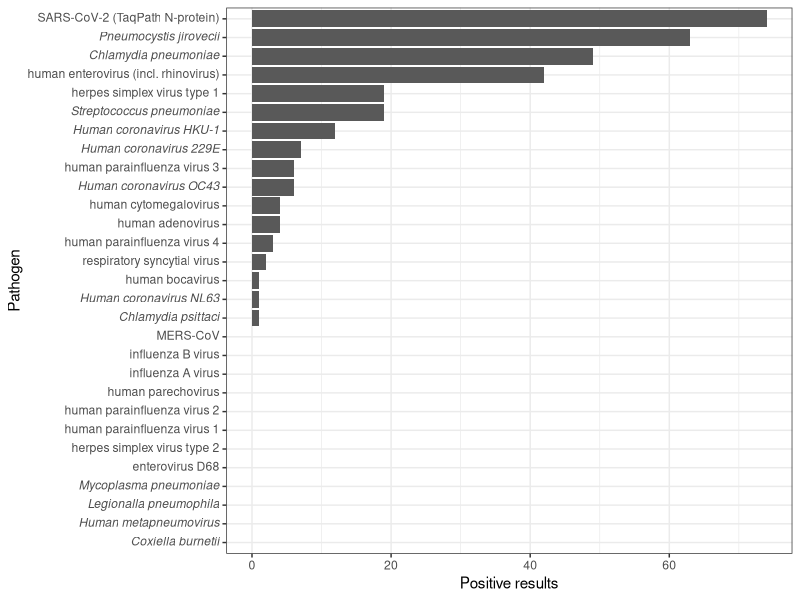
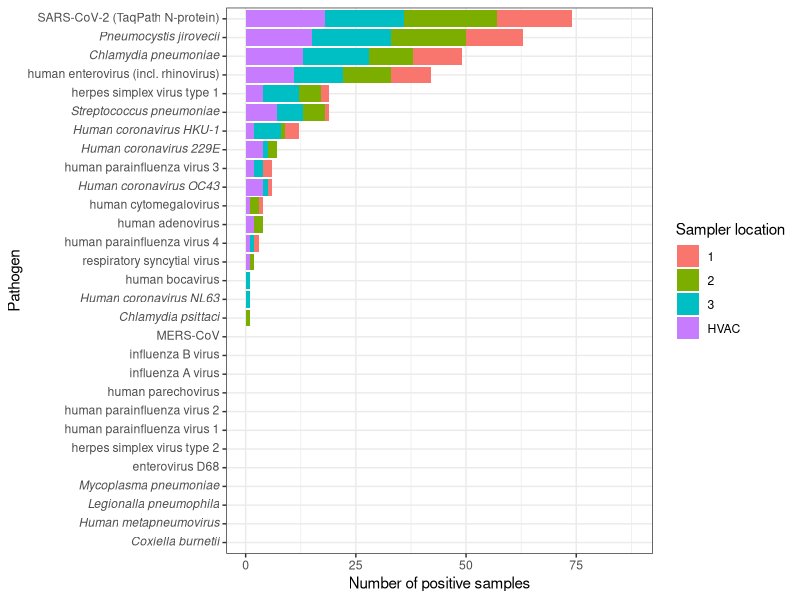
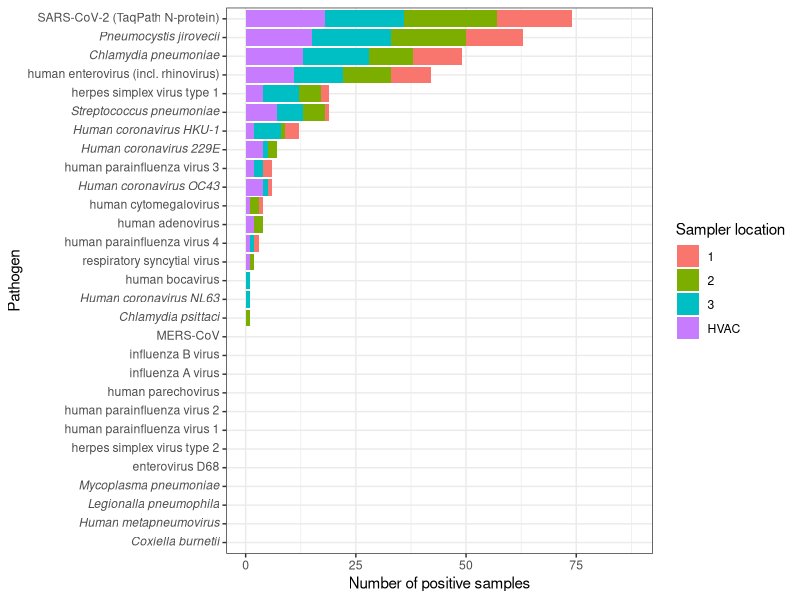

Recreate these plots in R, in order.
library(tidyverse)
library(ggtext)

############
# all tests
#########

test_data <- read_csv("input/test_data.csv") %>%
  
  # Only TaqPath N-protein
  filter(
    pathogen != "SARS-CoV-2 (TaqPath ORF1ab)",
    pathogen != "SARS-CoV-2 (TaqPath S-protein)",
    pathogen != "SARS-CoV-2 (respiratory panel)"
  ) %>%
  
  group_by(pathogen) %>%
  summarise(
    n=n(),
    n_pos=sum(detected),
    n_pos/n
  ) %>%
  mutate(pathogen=fct_reorder(pathogen,n_pos))

ggplot(test_data, aes(n_pos, pathogen)) +
  geom_col() + 
  theme_bw() +
  theme(
    axis.text.y = element_markdown()
  ) +
  labs(
    y="Pathogen",
    x="Positive results"
  )

#################
# Per location
##############@@

test_data <- read_csv("input/test_data.csv") %>%
  
  # Only TaqPath N-protein
  filter(
    pathogen != "SARS-CoV-2 (TaqPath ORF1ab)",
    pathogen != "SARS-CoV-2 (TaqPath S-protein)",
    pathogen != "SARS-CoV-2 (respiratory panel)"
  ) %>%
  
  group_by(pathogen) %>%
  mutate(n_detected=sum(detected)) %>%
  ungroup %>%
  arrange(n_detected) %>%
  mutate(pathogen=fct_reorder(pathogen,n_detected))

n = nrow(distinct(test_data,samplingDate,location))

ggplot(test_data, aes(y=pathogen, alpha=detected, fill=location)) +
  scale_alpha_manual(values=c(0,1)) +
  scale_x_continuous(
   # breaks=c(0,n*0.25,n*0.5,n*0.75,n),
    #labels=c("0","0.25","0.5","0.75","1")
  ) +
  geom_bar() +
  theme_bw() +
  theme(axis.text.y = element_markdown()) +
  guides(alpha = "none") +
  labs(y="Pathogen",x="Number of positive samples",fill="Sampler location")

ggsave("output/supp_figure_PCR_results.png", width=6, height=5)
